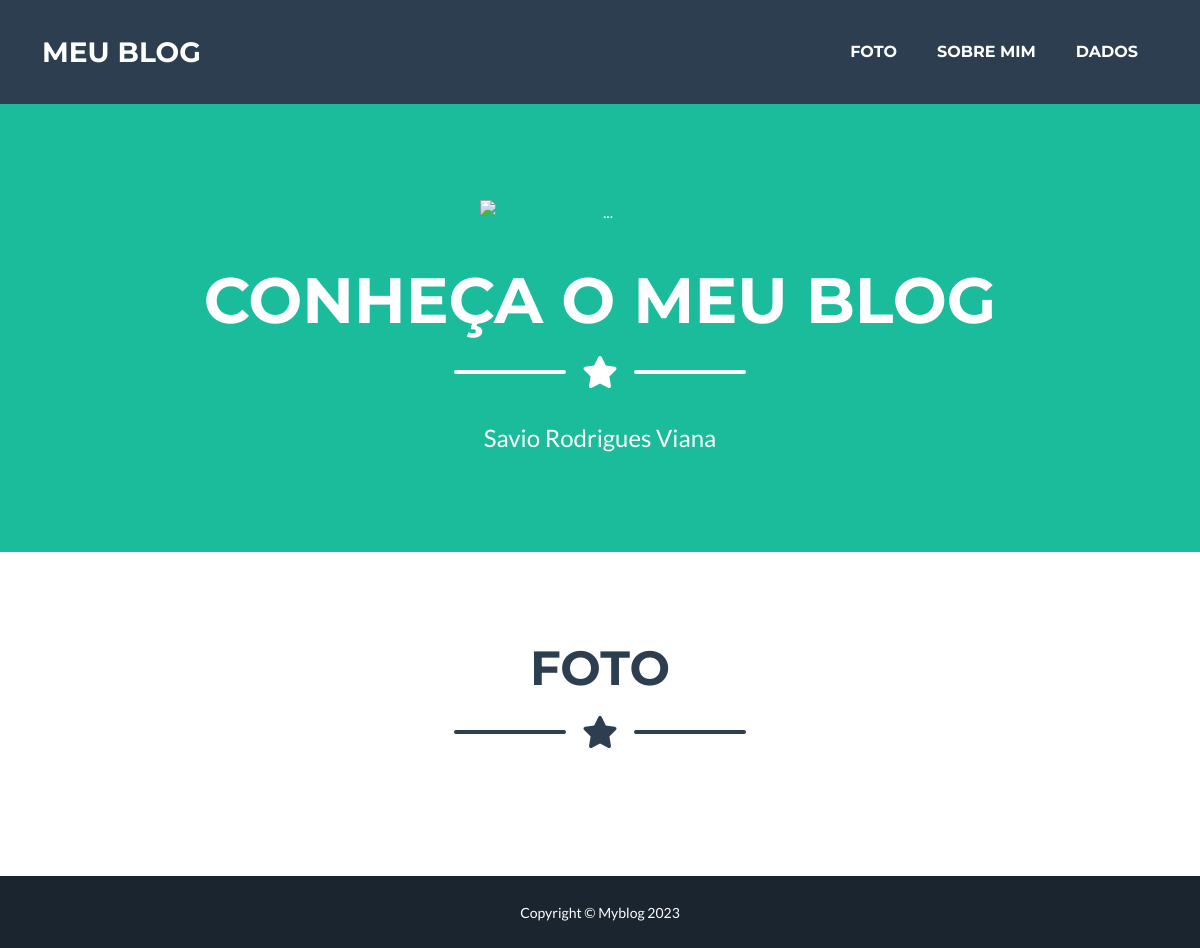
Page /fotos/ on the earlier database version.
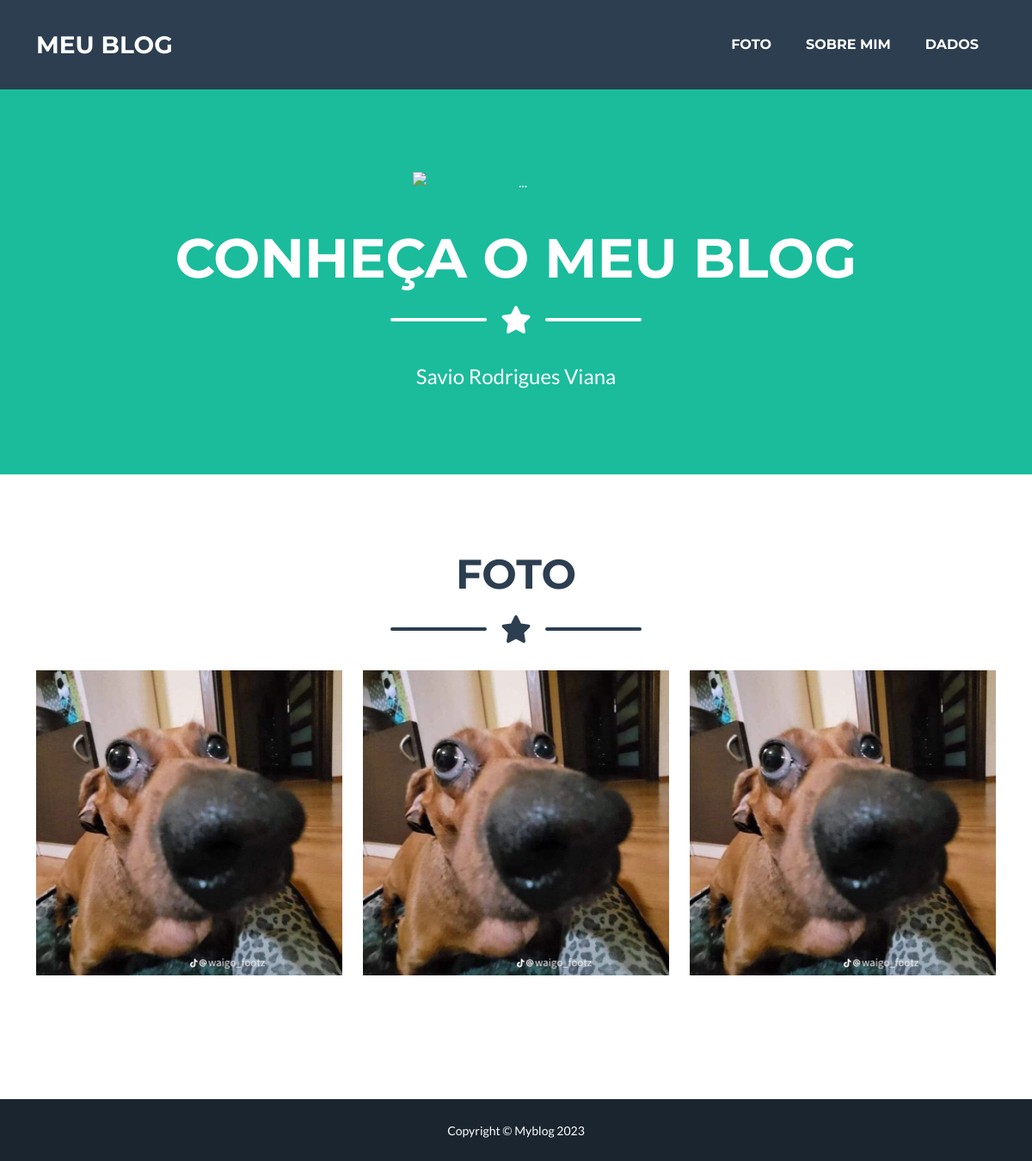
Same page on the later database version.
### blog/models.py (models this page shows, shortened)
class foto1(models.Model):
    titulo = models.CharField(max_length=100)
    foto = models.ImageField(upload_to='foto/')

### blog/views.py (the view)
# urls.py: path('fotos/', foto),
def foto(request):
    foto = foto1.objects.all()
    context = {'foto': foto}
    return render(request, 'foto.html', context)

### blog/templates/foto.html
{% extends 'index.html' %}
{% block conteudo %}
<section class="page-section portfolio" id="portfolio">
    <div class="container">
        <h2 class="page-section-heading text-center text-uppercase text-secondary mb-0">Foto</h2>
        <div class="divider-custom">
            <div class="divider-custom-line"></div>
            <div class="divider-custom-icon"><i class="fas fa-star"></i></div>
            <div class="divider-custom-line"></div>
        </div>
        <div class="row justify-content-center">
            {% for foto1 in foto %}
                <div class="col-md-6 col-lg-4 mb-5">
                    <img class="img-fluid" src="{{ foto1.foto.url }}" alt="{{ foto1.titulo }}" />
                </div>
            {% endfor %}
        </div>
    </div>
</section>
{% endblock %}

### blog/templates/index.html (shortened to what this page needs)
<!DOCTYPE html>
<html lang="en">
    <head>
        {% load static %}
        <link href="{% static 'css/styles.css'%}" rel="stylesheet" />
    </head>
    <body id="page-top">
        <nav class="navbar navbar-expand-lg bg-secondary text-uppercase fixed-top" id="mainNav">
            <div class="container">
                <a class="navbar-brand" href="/">Meu Blog</a>
                <div class="collapse navbar-collapse" id="navbarResponsive">
                    <ul class="navbar-nav ms-auto">
                        <li class="nav-item mx-0 mx-lg-1"><a class="nav-link py-3 px-0 px-lg-3 rounded" href="/fotos">Foto</a></li>
                        <li class="nav-item mx-0 mx-lg-1"><a class="nav-link py-3 px-0 px-lg-3 rounded" href="/sobremim">Sobre Mim</a></li>
                        <li class="nav-item mx-0 mx-lg-1"><a class="nav-link py-3 px-0 px-lg-3 rounded" href="/dados">Dados</a></li>
                    </ul>
                </div>
            </div>
        </nav>
        <header class="masthead bg-primary text-white text-center">
            <div class="container d-flex align-items-center flex-column">
                <img class="masthead-avatar mb-5" src="https://tr.rbxcdn.com/30DAY-AvatarHeadshot-5EB93518162D96C1D999E4CC064A0257-Png/150/150/AvatarHeadshot/Webp/noFilter" alt="..." />
                <h1 class="masthead-heading text-uppercase mb-0">Conheça o meu blog</h1>
                <div class="divider-custom divider-light">
                    <div class="divider-custom-line"></div>
                    <div class="divider-custom-icon"><i class="fas fa-star"></i></div>
                    <div class="divider-custom-line"></div>
                </div>
                <p class="masthead-subheading font-weight-light mb-0">Savio Rodrigues Viana</p>
            </div>
        </header>
        {% block conteudo %}
        {% endblock %}
        <div class="copyright py-4 text-center text-white">
            <div class="container"><small>Copyright &copy; Myblog 2023</small></div>
        </div>
    </body>
</html>

Differences in the rows shown:
added foto1: foto (picture)
added foto1: foto (picture)
added foto1: foto (picture)
